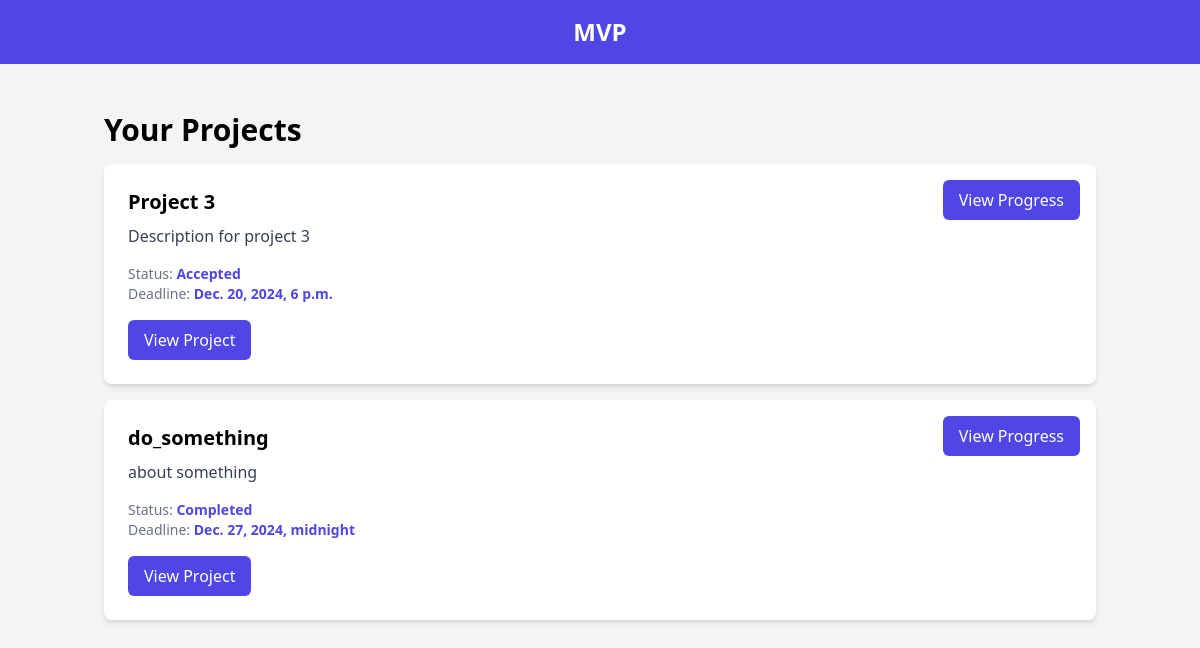
The page /projects/ (signed in) on the database its author committed.
### core/models.py (models this page shows, shortened)
class Project(models.Model):
    title = models.CharField(max_length=255)
    description = models.TextField()
    assigned_to = models.ForeignKey(User, on_delete=models.CASCADE, null=True, blank=True)
    status = models.CharField(max_length=20, choices=[('Pending', 'Pending'), ('Accepted', 'Accepted'), ('Completed', 'Completed')], default='Pending')
    deadline = models.DateTimeField()

### core/views.py (the view)
# urls.py: path('projects/', views.project_list, name='project_list'),
@login_required
def project_list(request):
    projects = Project.objects.filter(assigned_to=request.user)
    return render(request, 'projects/project_list.html', {'projects': projects})

### core/templates/projects/project_list.html
{% extends 'base.html' %}
{% block content %}
<div class="container mx-auto p-4">
    <h1 class="text-3xl font-bold mb-4">Your Projects</h1>
    {% if projects %}
    <div class="space-y-4">
        {% for project in projects %}
        <div class="bg-white shadow-md rounded-lg p-6 relative">
            <h2 class="text-xl font-semibold">{{ project.title }}</h2>
            <p class="text-gray-700 mt-2">{{ project.description }}</p>
            <div class="mt-4">
                <p class="text-sm text-gray-500">Status:
                    <span class="font-semibold text-indigo-600">{{ project.get_status_display }}</span>
                </p>
                <p class="text-sm text-gray-500">Deadline:
                    <span class="font-semibold text-indigo-600">{{ project.deadline }}</span>
                </p>
            </div>
            {% if project.status != 'Pending' %}
                <a href="{% url 'project_progress' pk=project.pk %}" class="absolute top-4 right-4 text-white bg-indigo-600 hover:bg-indigo-700 px-4 py-2 rounded-md">
                    View Progress
                </a>
            {% endif %}
            <div class="mt-4">
                <a href="{% url 'project_detail' project.id %}" class="inline-block text-white bg-indigo-600 hover:bg-indigo-700 px-4 py-2 rounded-md">
                    View Project
                </a>
            </div>
        </div>
        {% endfor %}
    </div>
    {% else %}
    <p class="text-gray-500">You don't have any projects assigned.</p>
    {% endif %}
</div>
{% endblock %}

### rows shown on the page
Project: title "Project 3", description "Description for project 3", status "Accepted", deadline "Dec. 20, 2024, 6 p.m.", shows "View Progress"
Project: title "do_something", description "about something", status "Completed", deadline "Dec. 27, 2024, midnight", shows "View Progress"
